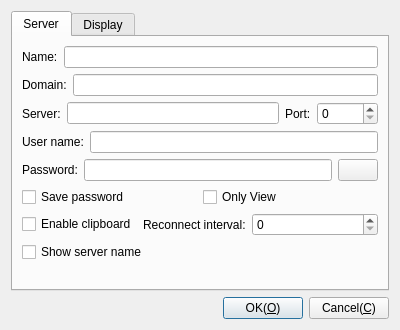
<?xml version="1.0" encoding="UTF-8"?>
<ui version="4.0">
 <class>CDlgSetFreeRDP</class>
 <widget class="QDialog" name="CDlgSetFreeRDP">
  <property name="geometry">
   <rect>
    <x>0</x>
    <y>0</y>
    <width>400</width>
    <height>330</height>
   </rect>
  </property>
  <property name="windowTitle">
   <string>Set FreeRdp</string>
  </property>
  <property name="windowIcon">
   <iconset resource="../../App/Viewer/Resource/Resource.qrc">
    <normaloff>:/image/App</normaloff>:/image/App</iconset>
  </property>
  <layout class="QGridLayout" name="gridLayout">
   <item row="1" column="0">
    <layout class="QHBoxLayout" name="horizontalLayout_4">
     <item>
      <spacer name="horizontalSpacer">
       <property name="orientation">
        <enum>Qt::Horizontal</enum>
       </property>
       <property name="sizeHint" stdset="0">
        <size>
         <width>40</width>
         <height>20</height>
        </size>
       </property>
      </spacer>
     </item>
     <item>
      <widget class="QPushButton" name="pbOk">
       <property name="text">
        <string>OK(&amp;O)</string>
       </property>
      </widget>
     </item>
     <item>
      <widget class="QPushButton" name="pbCancel">
       <property name="text">
        <string>Cancel(&amp;C)</string>
       </property>
      </widget>
     </item>
    </layout>
   </item>
   <item row="0" column="0">
    <widget class="QTabWidget" name="tabWidget">
     <property name="currentIndex">
      <number>0</number>
     </property>
     <widget class="QWidget" name="Server">
      <attribute name="title">
       <string>Server</string>
      </attribute>
      <layout class="QGridLayout" name="gridLayout_2">
       <item row="4" column="0">
        <layout class="QHBoxLayout" name="horizontalLayout_2">
         <item>
          <widget class="QLabel" name="label_3">
           <property name="text">
            <string>Password:</string>
           </property>
          </widget>
         </item>
         <item>
          <widget class="QLineEdit" name="lePassword">
           <property name="inputMask">
            <string/>
           </property>
           <property name="text">
            <string/>
           </property>
           <property name="echoMode">
            <enum>QLineEdit::Password</enum>
           </property>
          </widget>
         </item>
         <item>
          <widget class="QPushButton" name="pbShow">
           <property name="text">
            <string/>
           </property>
           <property name="icon">
            <iconset resource="../../App/Viewer/Resource/Resource.qrc">
             <normaloff>:/image/EyeOn</normaloff>:/image/EyeOn</iconset>
           </property>
          </widget>
         </item>
        </layout>
       </item>
       <item row="3" column="0">
        <layout class="QHBoxLayout" name="horizontalLayout">
         <item>
          <widget class="QLabel" name="label_2">
           <property name="text">
            <string>User name:</string>
           </property>
          </widget>
         </item>
         <item>
          <widget class="QLineEdit" name="leUserName"/>
         </item>
        </layout>
       </item>
       <item row="5" column="0">
        <layout class="QHBoxLayout" name="horizontalLayout_7">
         <item>
          <widget class="QCheckBox" name="cbSavePassword">
           <property name="text">
            <string>Save password</string>
           </property>
          </widget>
         </item>
         <item>
          <widget class="QCheckBox" name="cbOnlyView">
           <property name="text">
            <string>Only View</string>
           </property>
          </widget>
         </item>
        </layout>
       </item>
       <item row="1" column="0">
        <layout class="QHBoxLayout" name="horizontalLayout_5">
         <item>
          <widget class="QLabel" name="label_5">
           <property name="text">
            <string>Domain:</string>
           </property>
          </widget>
         </item>
         <item>
          <widget class="QLineEdit" name="leDomain"/>
         </item>
        </layout>
       </item>
       <item row="6" column="0">
        <layout class="QHBoxLayout" name="horizontalLayout_8">
         <item>
          <widget class="QCheckBox" name="cbClipboard">
           <property name="text">
            <string>Enable clipboard</string>
           </property>
          </widget>
         </item>
         <item>
          <widget class="QLabel" name="label_8">
           <property name="sizePolicy">
            <sizepolicy hsizetype="Preferred" vsizetype="Preferred">
             <horstretch>0</horstretch>
             <verstretch>0</verstretch>
            </sizepolicy>
           </property>
           <property name="text">
            <string>Reconnect interval:</string>
           </property>
          </widget>
         </item>
         <item>
          <widget class="QSpinBox" name="sbReconnect">
           <property name="sizePolicy">
            <sizepolicy hsizetype="Expanding" vsizetype="Fixed">
             <horstretch>0</horstretch>
             <verstretch>0</verstretch>
            </sizepolicy>
           </property>
           <property name="toolTip">
            <string>&lt;html&gt;&lt;head/&gt;&lt;body&gt;&lt;p&gt;0: don't reconnect&lt;/p&gt;&lt;p&gt;&amp;gt;0: reconnect interval&lt;/p&gt;&lt;/body&gt;&lt;/html&gt;</string>
           </property>
           <property name="statusTip">
            <string>Reconnect interval</string>
           </property>
           <property name="whatsThis">
            <string>&lt;html&gt;&lt;head/&gt;&lt;body&gt;&lt;p&gt;0: don't reconnect&lt;/p&gt;&lt;p&gt;&amp;gt;0: reconnect interval&lt;/p&gt;&lt;/body&gt;&lt;/html&gt;</string>
           </property>
           <property name="maximum">
            <number>99999</number>
           </property>
          </widget>
         </item>
        </layout>
       </item>
       <item row="2" column="0">
        <layout class="QHBoxLayout" name="horizontalLayout_3">
         <item>
          <widget class="QLabel" name="label">
           <property name="text">
            <string>Server:</string>
           </property>
          </widget>
         </item>
         <item>
          <widget class="QLineEdit" name="leServer">
           <property name="text">
            <string/>
           </property>
          </widget>
         </item>
         <item>
          <widget class="QLabel" name="label_4">
           <property name="text">
            <string>Port:</string>
           </property>
          </widget>
         </item>
         <item>
          <widget class="QSpinBox" name="spPort">
           <property name="maximum">
            <number>65536</number>
           </property>
          </widget>
         </item>
        </layout>
       </item>
       <item row="8" column="0">
        <spacer name="verticalSpacer">
         <property name="orientation">
          <enum>Qt::Vertical</enum>
         </property>
         <property name="sizeHint" stdset="0">
          <size>
           <width>20</width>
           <height>40</height>
          </size>
         </property>
        </spacer>
       </item>
       <item row="0" column="0">
        <layout class="QHBoxLayout" name="horizontalLayout_11">
         <item>
          <widget class="QLabel" name="label_6">
           <property name="text">
            <string>Name:</string>
           </property>
          </widget>
         </item>
         <item>
          <widget class="QLineEdit" name="leName">
           <property name="toolTip">
            <string>Connecter name</string>
           </property>
           <property name="statusTip">
            <string>Connecter name</string>
           </property>
           <property name="whatsThis">
            <string>Connecter name</string>
           </property>
          </widget>
         </item>
        </layout>
       </item>
       <item row="7" column="0">
        <widget class="QCheckBox" name="cbShowServerName">
         <property name="text">
          <string>Show server name</string>
         </property>
        </widget>
       </item>
      </layout>
     </widget>
     <widget class="QWidget" name="tab">
      <attribute name="title">
       <string>Display</string>
      </attribute>
      <layout class="QGridLayout" name="gridLayout_4">
       <item row="0" column="0">
        <widget class="QGroupBox" name="groupBox">
         <property name="title">
          <string>Remote desktop size:</string>
         </property>
         <layout class="QGridLayout" name="gridLayout_3">
          <item row="0" column="0">
           <layout class="QHBoxLayout" name="horizontalLayout_10">
            <item>
             <widget class="QRadioButton" name="rbFullScreen">
              <property name="text">
               <string>Full screen</string>
              </property>
             </widget>
            </item>
           </layout>
          </item>
          <item row="1" column="0">
           <layout class="QHBoxLayout" name="horizontalLayout_9">
            <item>
             <widget class="QRadioButton" name="rbSelect">
              <property name="text">
               <string>Select size:</string>
              </property>
             </widget>
            </item>
            <item>
             <widget class="QComboBox" name="cbDesktopSize"/>
            </item>
           </layout>
          </item>
          <item row="2" column="0">
           <widget class="QCheckBox" name="cbAllMonitor">
            <property name="text">
             <string>Use all local monitors for remote sessions</string>
            </property>
           </widget>
          </item>
         </layout>
        </widget>
       </item>
       <item row="1" column="0">
        <layout class="QHBoxLayout" name="horizontalLayout_6">
         <item>
          <widget class="QLabel" name="label_7">
           <property name="text">
            <string>Remote color depth:</string>
           </property>
           <property name="wordWrap">
            <bool>true</bool>
           </property>
          </widget>
         </item>
         <item>
          <widget class="QComboBox" name="cbColorDepth"/>
         </item>
        </layout>
       </item>
       <item row="2" column="0">
        <spacer name="verticalSpacer_2">
         <property name="orientation">
          <enum>Qt::Vertical</enum>
         </property>
         <property name="sizeHint" stdset="0">
          <size>
           <width>20</width>
           <height>131</height>
          </size>
         </property>
        </spacer>
       </item>
      </layout>
     </widget>
    </widget>
   </item>
  </layout>
 </widget>
 <tabstops>
  <tabstop>leDomain</tabstop>
  <tabstop>leServer</tabstop>
  <tabstop>spPort</tabstop>
  <tabstop>leUserName</tabstop>
  <tabstop>lePassword</tabstop>
  <tabstop>cbSavePassword</tabstop>
  <tabstop>cbOnlyView</tabstop>
  <tabstop>cbClipboard</tabstop>
  <tabstop>pbOk</tabstop>
  <tabstop>pbCancel</tabstop>
  <tabstop>rbFullScreen</tabstop>
  <tabstop>rbSelect</tabstop>
  <tabstop>cbDesktopSize</tabstop>
  <tabstop>cbAllMonitor</tabstop>
  <tabstop>cbColorDepth</tabstop>
  <tabstop>tabWidget</tabstop>
 </tabstops>
 <resources>
  <include location="../../App/Viewer/Resource/Resource.qrc"/>
 </resources>
 <connections/>
</ui>
